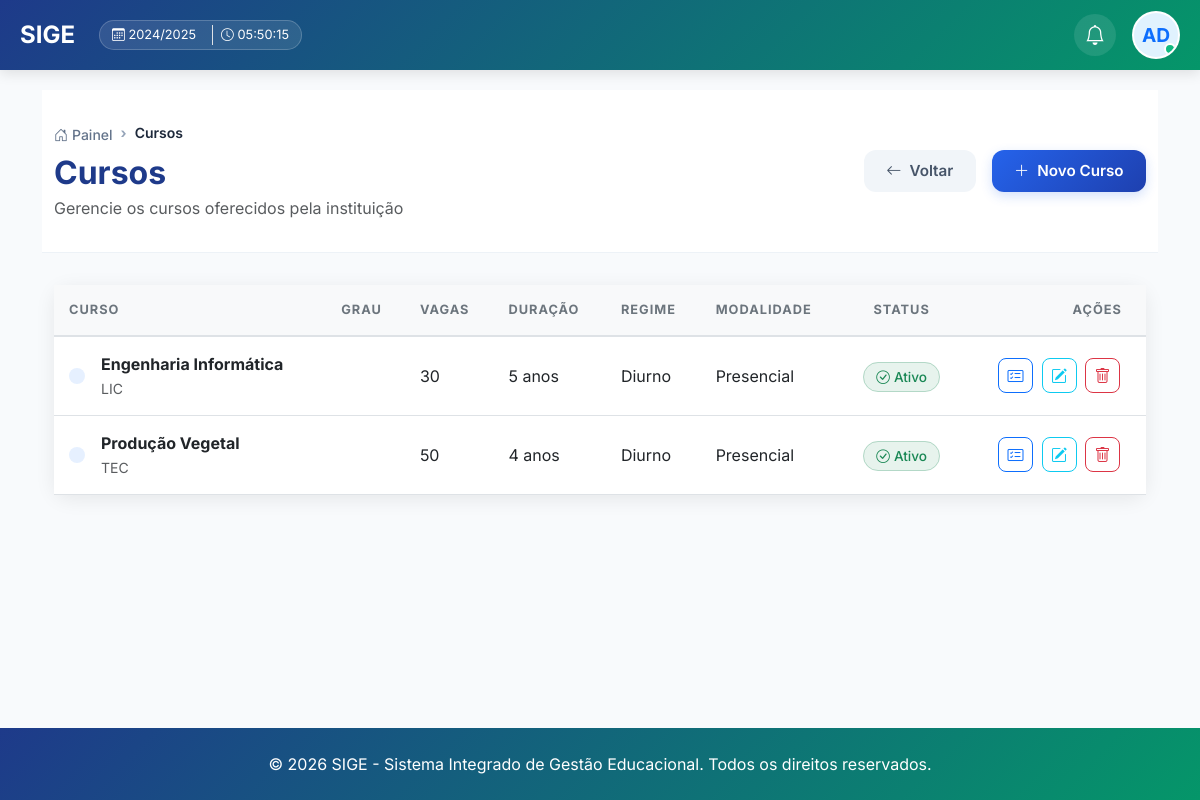
Screenshot of /cursos/ (signed in) with the database file from the repository.
### core/models.py (models this page shows, shortened)
class AnoAcademico(models.Model):
    ESTADO_CHOICES = [
        ('PLANEADO', 'Planeado'),
        ('ATIVO', 'Ativo'),
        ('ENCERRADO', 'Encerrado'),
    ]
    codigo = models.CharField(max_length=20, unique=True, verbose_name="Código (ex: 2024/2025)", default="0000/0000")
    descricao = models.CharField(max_length=255, verbose_name="Descrição", default="Ano Académico")
    data_inicio = models.DateField(verbose_name="Data de Início", default=timezone.now)
    data_fim = models.DateField(verbose_name="Data de Fim", default=timezone.now)
    estado = models.CharField(max_length=20, choices=ESTADO_CHOICES, default='PLANEADO', verbose_name="Estado")
    ano_atual = models.BooleanField(default=False, verbose_name="Ano Atual")
    cobrar_propinas = models.BooleanField(default=True, verbose_name="Cobrar Propinas/Mensalidades")
    dia_pagamento_limite = models.PositiveIntegerField(default=10, verbose_name="Dia Limite de Pagamento (sem multa)")
    dia_inicio_multa = models.PositiveIntegerField(default=11, verbose_name="Dia de Início da Multa")
    percentagem_multa_inicial = models.DecimalField(max_digits=5, decimal_places=2, default=10.00, verbose_name="% Multa Inicial")
    percentagem_multa_diaria = models.DecimalField(max_digits=5, decimal_places=2, default=1.00, verbose_name="% Multa Diária Adicional")
    dia_limite_multa = models.PositiveIntegerField(default=30, verbose_name="Dia Limite para Pagamento com Multa")
    dia_bloqueio_estudante = models.PositiveIntegerField(default=15, verbose_name="Dia de Bloqueio Automático")
    bloquear_estudante_atrasado = models.BooleanField(default=True, verbose_name="Bloquear Estudante em Atraso")
    bloqueado_por_divida = models.BooleanField(default=False, verbose_name="Bloqueado por Dívida")
    criado_por = models.ForeignKey(User, on_delete=models.SET_NULL, null=True, blank=True, verbose_name="Criado por")
    data_criacao = models.DateTimeField(auto_now_add=True, verbose_name="Data de Criação")
    class Meta:
        verbose_name = "Ano Académico"
        verbose_name_plural = "Anos Académicos"
        ordering = ['-data_inicio']
    def __str__(self):
        return self.codigo

class Curso(models.Model):
    REGIME_CHOICES = [
        ('diurno', 'Diurno'),
        ('pos-laboral', 'Pós-Laboral'),
    ]
    MODALIDADE_CHOICES = [
        ('presencial', 'Presencial'),
        ('semipresencial', 'Semipresencial'),
        ('ead', 'EAD'),
    ]
    DURACAO_CHOICES = [
        (3, '3 meses'),
        (6, '6 meses'),
        (12, '1 ano'),
        (24, '2 anos'),
        (36, '3 anos'),
        (48, '4 anos'),
        (60, '5 anos'),
    ]
    codigo = models.CharField(max_length=50, unique=True, default="CURSO", verbose_name="Código do Curso")
    nome = models.CharField(max_length=200, verbose_name="Nome do Curso")
    grau = models.ForeignKey(NivelAcademico, on_delete=models.CASCADE, related_name='cursos', verbose_name="Grau Académico")
    regime = models.CharField(max_length=20, choices=REGIME_CHOICES, default='diurno', verbose_name="Regime")
    modalidade = models.CharField(max_length=20, choices=MODALIDADE_CHOICES, default='presencial', verbose_name="Modalidade")
    descricao = models.TextField(blank=True, verbose_name="Descrição")
    vagas = models.PositiveIntegerField(verbose_name="Número de Vagas")
    duracao_meses = models.PositiveIntegerField(
        choices=DURACAO_CHOICES,
        default=12,
        verbose_name="Duração"
    )
    nota_minima = models.DecimalField(
        max_digits=4,
        decimal_places=2,
        default=10.00,
        validators=[MinValueValidator(10.00), MaxValueValidator(20.00)],
        verbose_name="Nota Mínima para Aprovação"
    )
    requer_prerequisitos = models.BooleanField(default=False, verbose_name="Requer Pré-requisitos")
    ativo = models.BooleanField(default=True, verbose_name="Ativo")
    data_criacao = models.DateTimeField(auto_now_add=True)
    data_atualizacao = models.DateTimeField(auto_now=True)
    class Meta:
        verbose_name = "Curso"
        verbose_name_plural = "Cursos"
        ordering = ['nome']

### core/views.py (the view)
# urls.py: path('cursos/', views.cursos_lista, name='cursos_lista'),
@login_required
def cursos_lista(request):
    cursos = Curso.objects.all().order_by('-ativo', 'nome')
    niveis = NivelAcademico.objects.all()
    print(f"DEBUG: Níveis carregados na view cursos_lista: {[n.nome for n in niveis]}")
    return render(request, 'core/listar_cursos.html', {'cursos': cursos, 'niveis': niveis})

### core/templates/core/listar_cursos.html (shortened to what this page needs)
{% extends 'core/base.html' %}
{% block content %}
<div class="page-header">
    <div class="container">
        <div class="d-flex justify-content-between align-items-center">
            <div>
                <nav aria-label="breadcrumb">
                    <ol class="breadcrumb mb-2">
                        <li class="breadcrumb-item"><a href="{% url 'painel_principal' %}"><i class="bi bi-house-door me-1"></i>Painel</a></li>
                        <li class="breadcrumb-item active" aria-current="page">Cursos</li>
                    </ol>
                </nav>
                <h2 class="fw-bold mb-1" style="color: #1e3a8a;">Cursos</h2>
                <p class="text-muted mb-0">Gerencie os cursos oferecidos pela instituição</p>
            </div>
            <div class="d-flex gap-3">
                <a href="{% url 'painel_principal' %}" class="btn-header btn-header-light text-decoration-none">
                    <i class="bi bi-arrow-left"></i> Voltar
                </a>
                <button type="button" id="btnNovoHeader" class="btn-header btn-header-primary" data-bs-toggle="modal" data-bs-target="#modalNovoCurso">
                    <i class="bi bi-plus-lg"></i> Novo Curso
                </button>
            </div>
        </div>
    </div>
</div>
<div class="container pb-5">
    <div class="tab-content" id="managementTabsContent">
        <div class="card academic-card">
            <div class="card-body p-0">
                <div class="table-responsive">
                    <table class="table table-modern mb-0">
                        <thead>
                            <tr>
                                <th>Curso</th>
                                <th>Grau</th>
                                <th>Vagas</th>
                                <th>Duração</th>
                                <th>Regime</th>
                                <th>Modalidade</th>
                                <th class="text-center">Status</th>
                                <th class="text-end pe-4">Ações</th>
                            </tr>
                        </thead>
                        <tbody>
                            {% for curso in cursos %}
                            <tr>
                                <td>
                                    <div class="d-flex align-items-center">
                                        <div class="bg-primary bg-opacity-10 p-2 rounded-3 me-3">
                                        </div>
                                        <div>
                                            <span class="fw-bold text-dark d-block">{{ curso.nome }}</span>
                                            <small class="text-muted">{{ curso.codigo }}</small>
                                        </div>
                                    </div>
                                </td>
                                <td>{{ curso.get_grau_display|default:'' }}</td>
                                <td>{{ curso.vagas }}</td>
                                <td>{{ curso.get_duracao_meses_display }}</td>
                                <td>{{ curso.get_regime_display|default:'' }}</td>
                                <td>{{ curso.get_modalidade_display|default:'' }}</td>
                                <td class="text-center">
                                    <button class="btn btn-link p-0 text-decoration-none btn-toggle-curso" data-curso-id="{{ curso.id }}">
                                        {% if curso.ativo %}
                                        <span class="status-badge bg-success bg-opacity-10 text-success border border-success border-opacity-25">
                                            <i class="bi bi-check-circle me-1"></i>Ativo
                                        </span>
                                        {% else %}
                                        <span class="status-badge bg-secondary bg-opacity-10 text-secondary border border-secondary border-opacity-25">
                                            <i class="bi bi-circle me-1"></i>Inativo
                                        </span>
                                        {% endif %}
                                    </button>
                                </td>
                                <td class="text-end pe-4">
                                    <a href="{% url 'grelha_curricular' %}" class="btn-action btn btn-outline-primary" title="Ver Plano Curricular">
                                        <i class="bi bi-card-checklist"></i>
                                    </a>
                                    <button class="btn-action btn btn-outline-info btn-editar-curso"
                                            data-curso-id="{{ curso.id }}"
                                            data-curso-codigo="{{ curso.codigo }}"
                                            data-curso-nome="{{ curso.nome }}"
                                            data-curso-vagas="{{ curso.vagas }}"
                                            data-curso-duracao="{{ curso.duracao_meses }}"
                                            data-curso-nota="{{ curso.nota_minima }}"
                                            data-curso-grau="{{ curso.grau }}"
                                            data-curso-regime="{{ curso.regime }}"
                                            data-curso-modalidade="{{ curso.modalidade }}"
                                            data-curso-requer="{{ curso.requer_prerequisitos|yesno:'True,False' }}"
                                            data-bs-toggle="modal" data-bs-target="#modalEditarCurso">
                                        <i class="bi bi-pencil-square"></i>
                                    </button>
                                    <button type="button" class="btn-action btn btn-outline-danger"
                                            onclick="openDeleteModal('{{ curso.id }}', '{{ curso.nome }}')">
                                        <i class="bi bi-trash"></i>
                                    </button>
                                </td>
                            </tr>
                            {% endfor %}
                        </tbody>
                    </table>
                </div>
            </div>
        </div>
    </div>
</div>
{% endblock %}

### core/templates/core/base.html (shortened to what this page needs)
{% load static %}
<!DOCTYPE html>
<html lang="pt-br">
<head>
    <link href="https://cdn.jsdelivr.net/npm/bootstrap@5.3.0/dist/css/bootstrap.min.css" rel="stylesheet">
    <link rel="stylesheet" href="https://cdn.jsdelivr.net/npm/bootstrap-icons@1.11.0/font/bootstrap-icons.css">
</head>
<body>
    {% if user.is_authenticated %}
    <div class="navbar-top">
        <div class="navbar-content d-flex justify-content-between align-items-center w-100">
            <div class="d-flex align-items-center gap-4">
                <div class="user-info">
                    <a href="/" class="user-logo" style="height: 48px; display: flex; align-items: center; text-decoration: none;">
                    </a>
                </div>
                {% if ano_atual %}
                <div class="academic-badge d-none d-lg-flex">
                    <span><i class="bi bi-calendar3"></i> {{ ano_atual }}</span>
                    <span class="ms-2 border-start ps-2"><i class="bi bi-clock"></i> <span id="real-time-clock">--:--:--</span></span>
                </div>
                {% endif %}
            </div>
            <div class="d-flex align-items-center gap-3">
                <div class="d-flex align-items-center gap-2">
                    <a href="{% url 'notificacoes' %}" class="nav-icon-btn" title="Notificações">
                        <i class="bi bi-bell fs-5"></i>
                    </a>
                </div>
                <div class="dropdown">
                    <div class="user-avatar" id="userDropdown" data-bs-toggle="dropdown" aria-expanded="false" style="cursor: pointer; background: white; border: 2px solid rgba(255,255,255,0.5); width: 48px; height: 48px; border-radius: 50%; overflow: hidden; display: flex; align-items: center; justify-content: center; flex-shrink: 0; position: relative;">
                    </div>
                </div>
            </div>
        </div>
    </div>
    {% endif %}
    <main class="container">
        {% block content %}{% endblock %}
    </main>
    <footer class="mt-5 py-4">
        <div class="container text-center">
            <p class="mb-0">&copy; 2026 SIGE - Sistema Integrado de Gestão Educacional. Todos os direitos reservados.</p>
        </div>
    </footer>
</body>
</html>

### rows the page displays
AnoAcademico: codigo "2024/2025"
Curso: nome "Engenharia Informática", codigo "LIC", vagas "30", duracao_meses "5 anos", regime "Diurno", modalidade "Presencial", ativo True (drawn)
Curso: nome "Produção Vegetal", codigo "TEC", vagas "50", duracao_meses "4 anos", regime "Diurno", modalidade "Presencial", ativo True (drawn)
